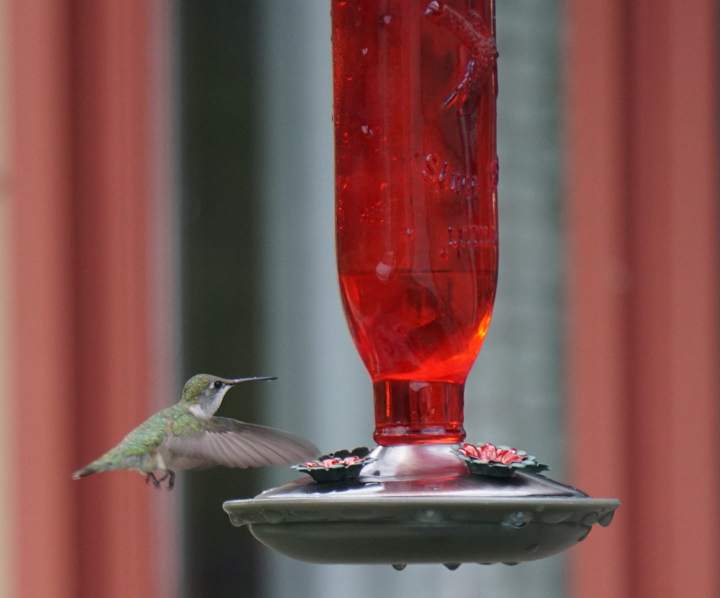
#> input picture WEEK2_2/hummingbird.jpg, 1440 x 1195 px, found by its file name (shown at 1/2 size)
$ jupyter execute --allow-errors combine_study.ipynb
#> lines starting #> are read from the running program, lines starting #| are printed output that depends on the picture
[cell 1]
import numpy as np
np.__version__

[cell 2]
from PIL import Image

def paste_demo(image_path,output_path,crop_coords):
#> called with image_path = 'hummingbird.jpg', output_path = 'hummingbird_pasted.jpg', crop_coords = (125, 712, 642, 963)
    image = Image.open(image_path)
#> image is the input picture: PIL image 1440x1195 RGB; mean R, G, B 124.9, 81.9, 78.8
    cropped_image = image.crop(crop_coords)
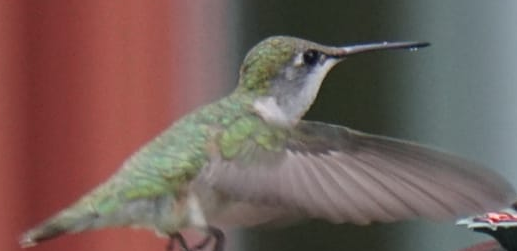
#> cropped_image: PIL image 517x251 RGB; mean R, G, B 116.3, 95.5, 90.4
    image.paste(cropped_image, (0,0))
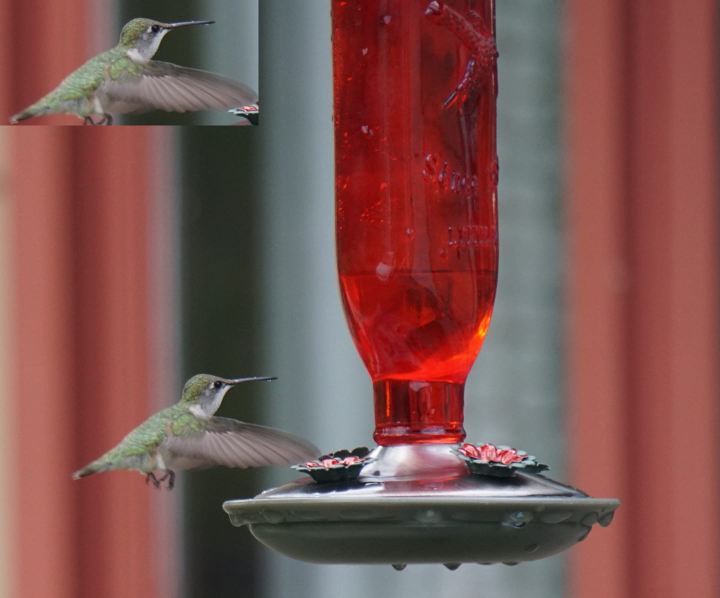
#> image: PIL image 1440x1195 RGB (shown at 1/2 size); mean R, G, B 125.1, 83.7, 80.7
    image.save(output_path)

if __name__ == "__main__":
    coords = (125, 712, 642, 963)
    paste_demo("hummingbird.jpg","hummingbird_pasted.jpg",coords)

[cell 3]
from PIL import Image

def image_tiling(image_path, output_path, crop_coords):
#> called with image_path = 'hummingbird.jpg', output_path = 'hummingbird_tiling.jpg', crop_coords = (125, 712, 642, 963)
    image = Image.open(image_path)
    width, height = image.size
#> width = 1440; height = 1195
    print(width)
#| 1440
    print(height)
#| 1195
    new_image = Image.new("RGB", (width, height))
#> new_image: PIL image 1440x1195 RGB; every value is 0

    cropped_image = image.crop(crop_coords)
    cropped_width, cropped_height = cropped_image.size
#> cropped_width = 517; cropped_height = 251
    print(cropped_width)
#| 517
    print(cropped_height)
#| 251

    for left_pos in range(0, width, cropped_width):
        for top_pos in range(0, height, cropped_height):
            new_image.paste(cropped_image, (left_pos, top_pos))
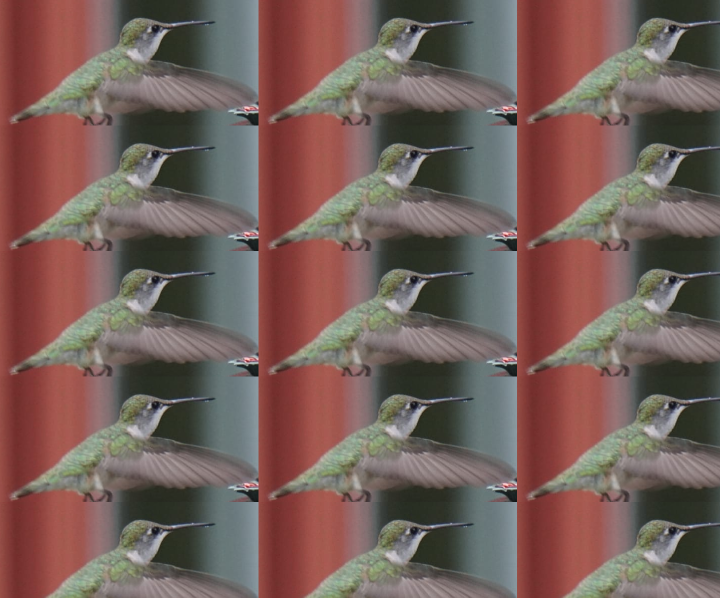
#> new_image: PIL image 1440x1195 RGB (shown at 1/2 size); mean R, G, B 117.2, 94.1, 88.4
    new_image.save(output_path)

if __name__ == "__main__":
    coords = (125, 712, 642, 963)
    image_tiling("hummingbird.jpg","hummingbird_tiling.jpg",coords)

[cell 4]
# Image Concatenate / String Concatenate
# 너비를 기준으로 하든, 높이를 기준으로 하든 연결하는 이미지의 너비나 높이가 같아야 최고의 연결 결과를 얻을 수 있다

# 같은 크기가 아닐 경우
# 1) 어떤 이미지를 crop해서 연결하거나
# 2) 이미지 크기를 조정하거나
# 3) 이미지 2개중 작은 것에 margin (이미지 이곽)를 추가

from PIL import Image

def concatenate_vertically(first_image_path, second_image_path, output_image_path):
#> called with first_image_path = 'hummingbird.jpg', second_image_path = 'silver_falls2.jpg', output_image_path = 'silver_vertivally.jpg'
    image_one = Image.open(first_image_path)
    image_two = Image.open(second_image_path)
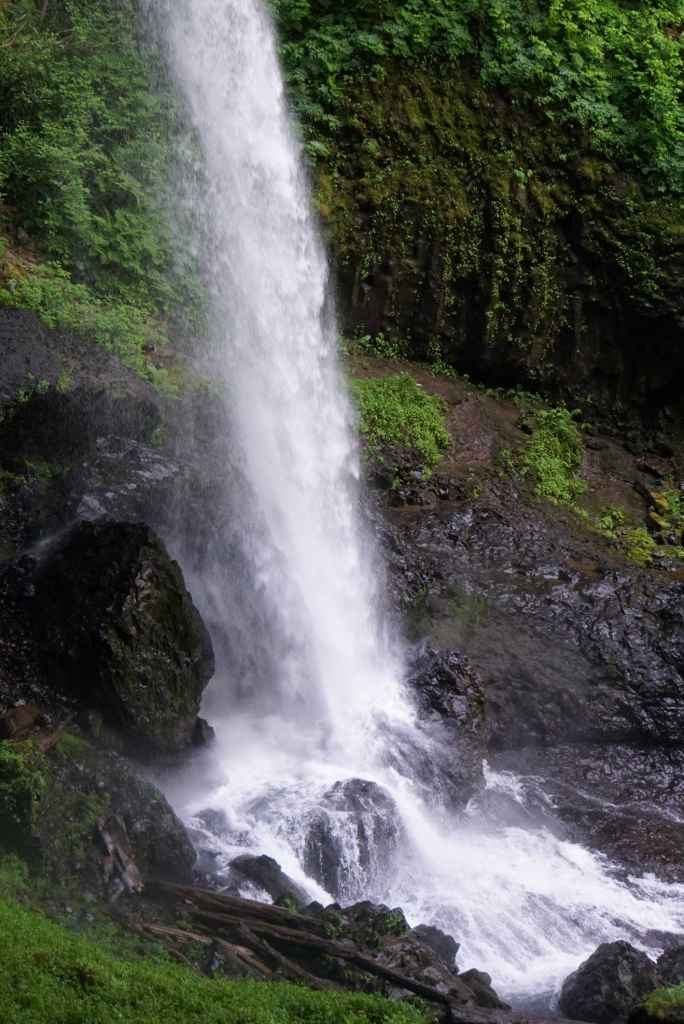
#> input picture WEEK2_1/silver_falls2.jpg, 1367 x 2048 px (shown at 1/2 size)
#> image_two is the input picture: PIL image 1367x2048 RGB; mean R, G, B 86.2, 89, 83.7
    height = image_one.height + image_two.height
#> height = 3243
    width = min(image_one.width, image_two.width)
#> width = 1367
    new_image = Image.new("RGB", (image_one.width, height))
#> new_image: PIL image 1440x3243 RGB; every value is 0

    new_image.paste(image_one, (0,0))
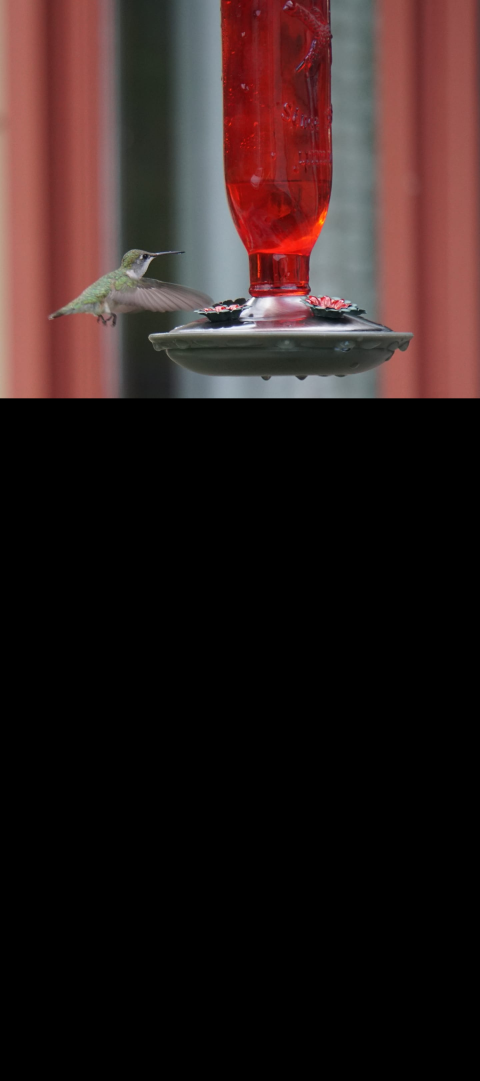
#> new_image: PIL image 1440x3243 RGB (shown at 1/3 size); mean R, G, B 46, 30.2, 29
    new_image.paste(image_two, (0, image_one.height))
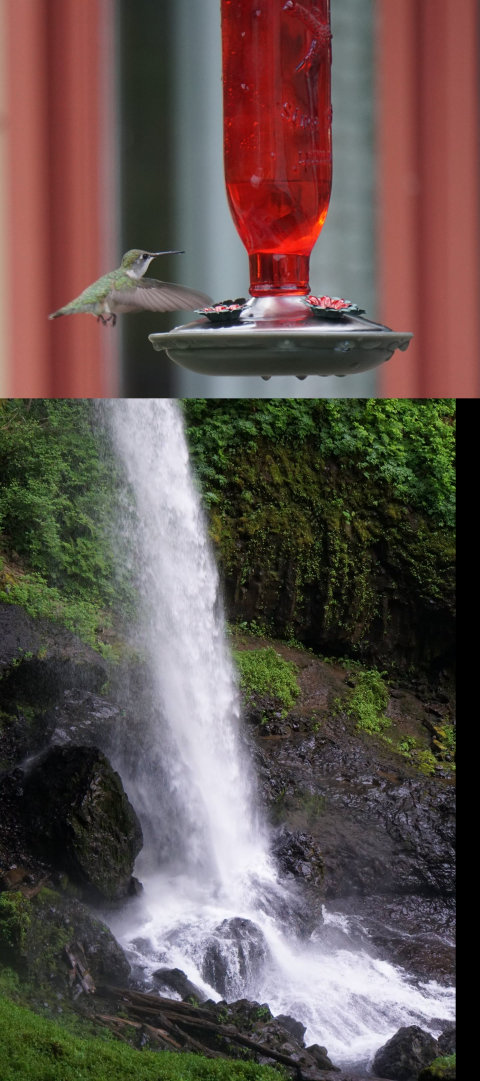
#> new_image: PIL image 1440x3243 RGB (shown at 1/3 size); mean R, G, B 97.7, 83.6, 79.2

    new_image.save(output_image_path)


def concatenate_horizontally(first_image_path, second_image_path, output_image_path):
#> called with first_image_path = 'hummingbird.jpg', second_image_path = 'silver_falls2.jpg', output_image_path = 'silver_horiziontally.jpg'
    image_one = Image.open(first_image_path)
    image_two = Image.open(second_image_path)
    height = min(image_one.height, image_two.height)
#> height = 1195
    width = image_one.width + image_two.width
#> width = 2807
    new_image = Image.new("RGB", (width, image_one.height))
#> new_image: PIL image 2807x1195 RGB; every value is 0

    new_image.paste(image_one, (0,0))
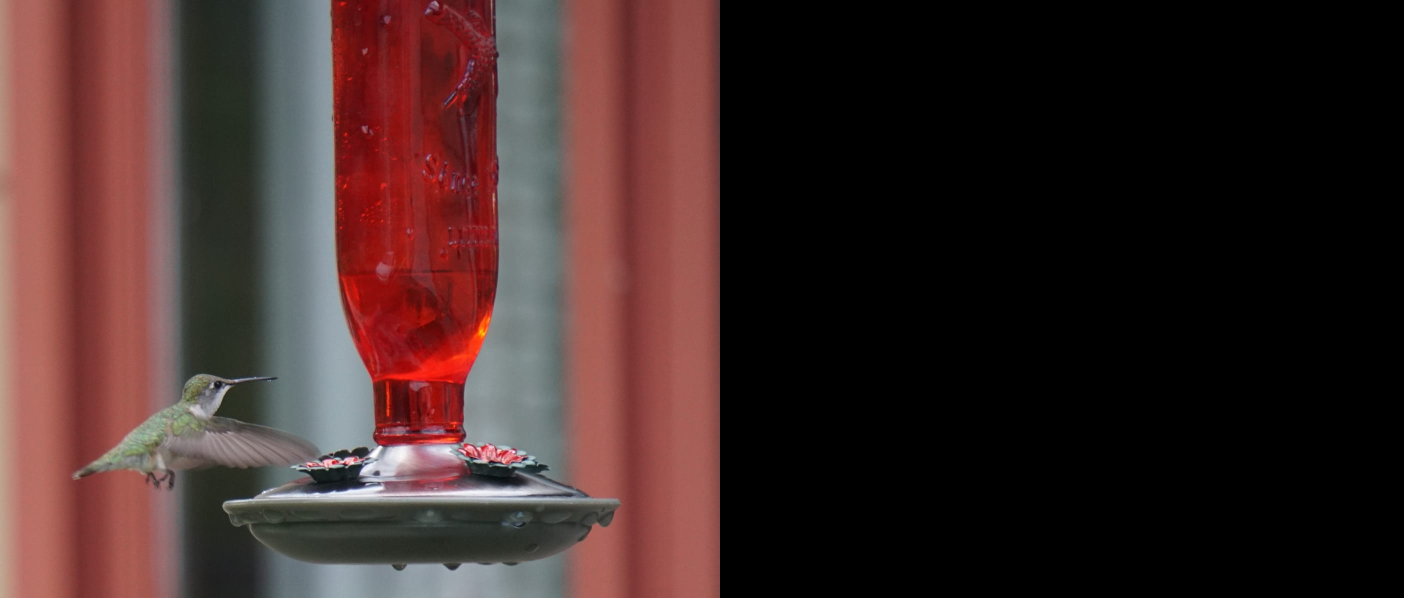
#> new_image: PIL image 2807x1195 RGB (shown at 1/2 size); mean R, G, B 64, 42, 40.4
    new_image.paste(image_two, (image_one.width, 0))
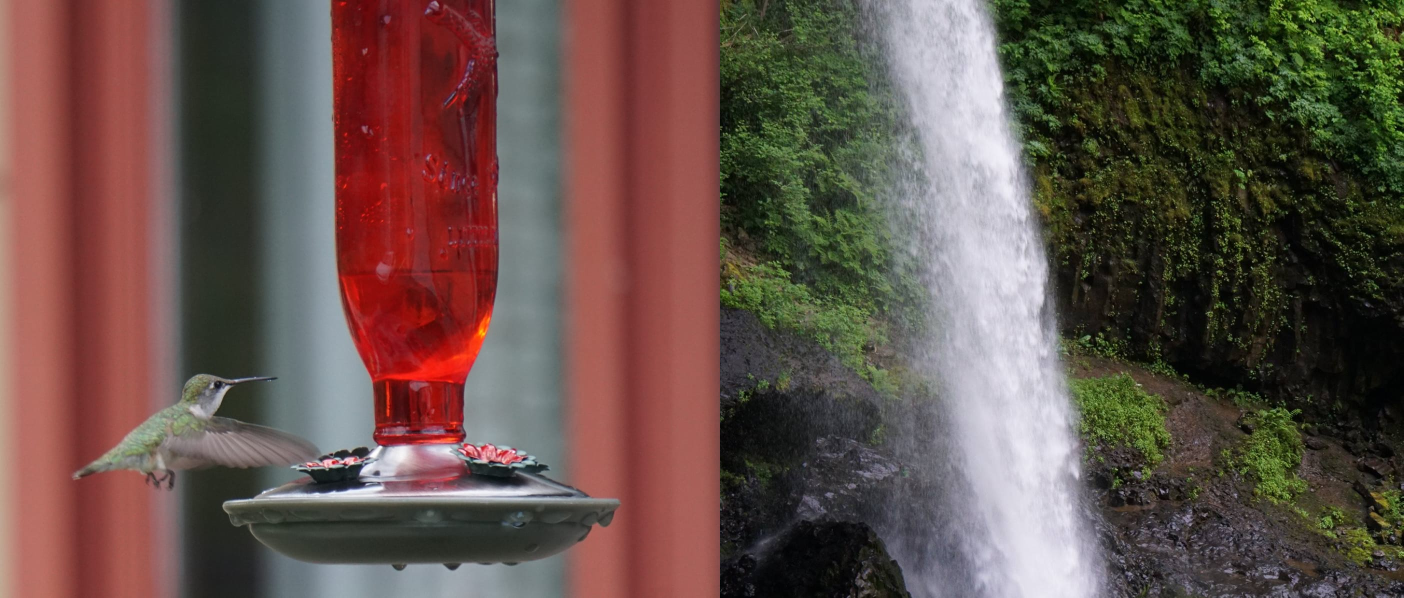
#> new_image: PIL image 2807x1195 RGB (shown at 1/2 size); mean R, G, B 101.4, 81.6, 74.5

    new_image.save(output_image_path)

if __name__ == "__main__":
    concatenate_vertically("hummingbird.jpg","silver_falls2.jpg","silver_vertivally.jpg")
    concatenate_horizontally("hummingbird.jpg","silver_falls2.jpg","silver_horiziontally.jpg")

[cell 5]
# watermark

from PIL import Image

def watermark(input_image_path, output_image_path, watermark_image_path, position):
    base_image = Image.open(input_image_path)
    watermark_image = Image.open(watermark_image_path)

    base_image.paste(watermark_image, position)
    base_image.save(output_image_path)

#> (the rest of this cell did not finish here and is left out)

[cell 6]
# watermark 처리를 할때 transparency를 지원하지 않는 이미지면 에러가 발생

from PIL import Image

def watermark_with_transparency(input_image_path, output_image_path, watermark_image_path, position):
    base_image = Image.open(input_image_path)
    watermark = Image.open(watermark_image_path)
    width, height = base_image.size
    transparent = Image.new("RGB", (width, height), (0,0,0,0))
    transparent.paste(base_image, (0,0))
    transparent.paste(watermark, position, mask=watermark)
    transparent.save(output_image_path)

#> (the rest of this cell did not finish here and is left out)

[cell 7]
# Image Composite

from PIL import Image

def composite_image(input_image_path, input_image_path_2, output_path):
    image1 = Image.open(input_image_path)
    image2 = Image.open(input_image_path_2).resize(image1.size)
    mask = Image.new("L", image1.size, 150)  # 0 ~ 255
    compoisted_images = Image.composite(image1,image2, mask)
    compoisted_images.save(output_path)

#> (the rest of this cell did not finish here and is left out)

[cell 8]
# Image Blending

from PIL import Image

def blend(input_image_path, input_image_path_2, output_path, alpha):
#> called with input_image_path = 'silver_falls2.jpg', input_image_path_2 = 'silver_falls.jpg', output_path = 'blended.png', alpha = 0.7
    image1 = Image.open(input_image_path).convert("RGBA")
    image2 = Image.open(input_image_path_2).convert("RGBA")
    if image1.size != image2.size:
        print("이미지가 같은 크기가 아닙니다.")
        return
    blended_image = Image.blend(image1, image2, alpha)
    blended_image.save(output_path)

#> (the rest of this cell did not finish here and is left out)
